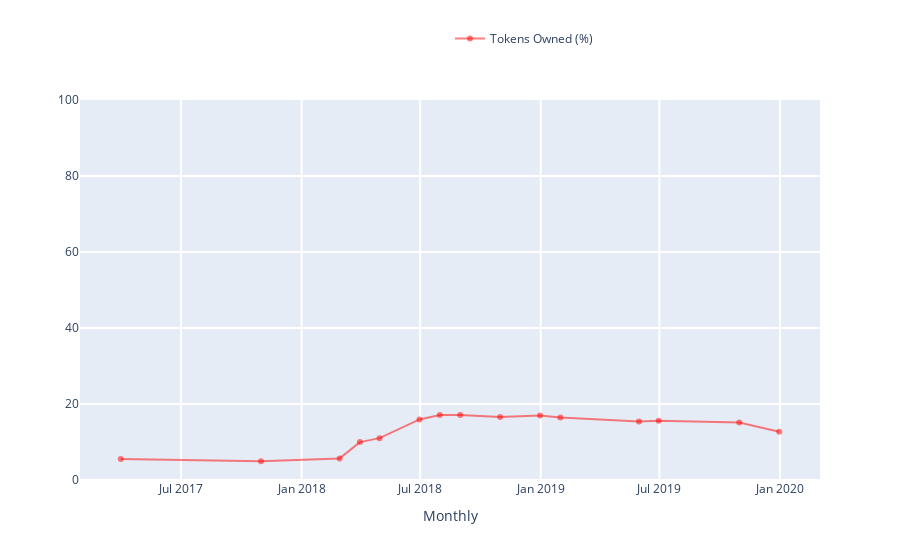

Notebook code cell kept with this figure:
### Markdown cell above
### <span style="color:green"> TRY YOURSELF! THIS IS WHAT WILL HAPPEN WHEN YOU CLICK 'Show Ownership' BUTTON </span>

### Code cell
### ----------------------------------------------------------------------------- ###
### TRY YOURSELF! THIS IS WHAT WILL HAPPEN WHEN YOU CLICK 'Show Ownership' BUTTON ###
### ----------------------------------------------------------------------------- ###

## This is the page you used and the editor you select in the above grid. ##
print('The page that is being used:', the_page['title'])
print('Selected editor:', editor_info['name'])

## Tokens ownership visualization, core visual code lies in OwnedListener, then the interact function ##
## make it interactive, mode details see:                                                             ##
## https://github.com/gesiscss/wikiwho_demo/blob/master/visualization/owned_listener.py               ## 

# Get all actions of all editors in this page, through previous 'conflict_calculator' instance.
all_actions_cal = conflict_calculator.all_actions

# Creat an OwnedListener instance for the selected editor.
ownedlistener = OwnedListener(all_actions_cal, str(editor_info['userid']))
owned_traces = ['Tokens Owned', 'Tokens Owned (%)']

# Visualization: you could also perform it by coding!
begin_date = date(2005, 3, 1)
end_date = date(2020, 1, 6)
frequency = 'Monthly' # 'Daily', 'Yearly'
owned_trace = 'Tokens Owned (%)' # 'Tokens Owned'

ownedlistener.listen(
    _range=(begin_date, end_date),
    granularity=frequency,
    trace=owned_trace
)

### Figure 1 — Plotly figure (JSON) as saved in the notebook; plotly's stock layout.template omitted (floating-point values rounded to 4 significant figures)
{"data": [{"marker": {"color": "rgba(255, 0, 0, .5)"}, "name": "Tokens Owned (%)", "type": "scatter", "x": ["2019-12-31T00:00:00", "2019-10-31T00:00:00", "2019-06-30T00:00:00", "2019-05-31T00:00:00", "2019-01-31T00:00:00", "2018-12-31T00:00:00", "2018-10-31T00:00:00", "2018-08-31T00:00:00", "2018-07-31T00:00:00", "2018-06-30T00:00:00", "2018-04-30T00:00:00", "2018-03-31T00:00:00", "2018-02-28T00:00:00", "2017-10-31T00:00:00", "2017-03-31T00:00:00"], "y": [12.71, 15.12, 15.61, 15.41, 16.47, 16.96, 16.55, 17.09, 17.09, 15.93, 11.02, 9.97, 5.686, 4.926, 5.527]}], "layout": {"barmode": "group", "hovermode": "closest", "legend": {"x": 0.5, "y": 1.2}, "showlegend": true, "xaxis": {"gridwidth": 2, "ticklen": 5, "title": {"text": "Monthly"}, "zeroline": true}, "yaxis": {"gridwidth": 2, "range": [0, 100], "ticklen": 5}}}
